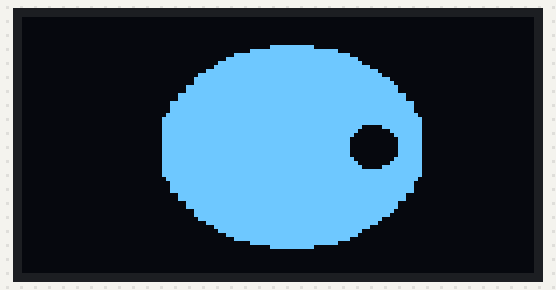
Bench run of a sketch on a simulated Arduino Uno, built with avr-gcc and run on an emulated ATmega328P. On the bench: 128×64 one-colour display.

Above: at 2.1 s.
At 2.7 s:
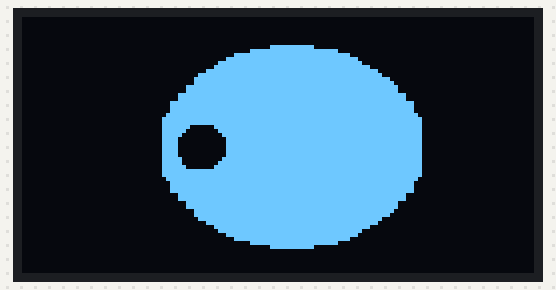

Measured:
- what the display in image 0 shows lasts 0.5 s, from 2.1 s to 2.6 s

The sketch:

V_deoOledLed_kod.ino
```cpp
#include <Wire.h>
#include <Adafruit_GFX.h>
#include <Adafruit_SSD1306.h>

#define SCREEN_WIDTH 128 // Genişliği tanımlıyoruz
#define SCREEN_HEIGHT 64 // Yataylığı tanımlıyoruz

Adafruit_SSD1306 display(SCREEN_WIDTH, SCREEN_HEIGHT, &Wire, -1);


static const unsigned char PROGMEM araba[] = {
  // ARRAY for DISTRESSED_EYES
0x00, 0x00, 0x00, 0x00, 0x00, 0x00, 0x00, 0x00, 0x00, 0x00, 0x00, 0x00, 0x00, 0x00, 0x00, 0x00,
  0x00, 0x00, 0x00, 0x00, 0x00, 0x00, 0x00, 0x00, 0x00, 0x00, 0x00, 0x00, 0x00, 0x00, 0x00, 0x00,
  0x00, 0x00, 0x00, 0x00, 0x00, 0x00, 0x00, 0x00, 0x00, 0x00, 0x00, 0x00, 0x00, 0x00, 0x00, 0x00,
  0x00, 0x00, 0x00, 0x00, 0x00, 0x00, 0x00, 0x00, 0x00, 0x00, 0x00, 0x00, 0x00, 0x00, 0x00, 0x00,
  0x00, 0x00, 0x00, 0x00, 0x00, 0x00, 0x00, 0x00, 0x00, 0x00, 0x00, 0x00, 0x00, 0x00, 0x00, 0x00,
  0x00, 0x00, 0x00, 0x00, 0x00, 0x00, 0x00, 0x00, 0x00, 0x00, 0x00, 0x00, 0x00, 0x00, 0x00, 0x00,
  0x00, 0x00, 0x00, 0x00, 0x00, 0x00, 0x00, 0x00, 0x00, 0x00, 0x00, 0x00, 0x00, 0x00, 0x00, 0x00,
  0x00, 0x00, 0x00, 0x00, 0x00, 0x00, 0x00, 0x03, 0xff, 0x80, 0x00, 0x00, 0x00, 0x00, 0x00, 0x00,
  0x00, 0x00, 0x00, 0x00, 0x00, 0x00, 0x00, 0x7f, 0xff, 0xfe, 0x00, 0x00, 0x00, 0x00, 0x00, 0x00,
  0x00, 0x00, 0x00, 0x00, 0x00, 0x00, 0x07, 0xff, 0xff, 0xff, 0xc0, 0x00, 0x00, 0x00, 0x00, 0x00,
  0x00, 0x00, 0x00, 0x00, 0x00, 0x00, 0x1f, 0xff, 0xff, 0xff, 0xf0, 0x00, 0x00, 0x00, 0x00, 0x00,
  0x00, 0x00, 0x00, 0x00, 0x00, 0x00, 0x7f, 0xff, 0xff, 0xff, 0xf8, 0x00, 0x00, 0x00, 0x00, 0x00,
  0x00, 0x00, 0x00, 0x00, 0x00, 0x00, 0xff, 0xff, 0xff, 0xff, 0xfe, 0x00, 0x00, 0x00, 0x00, 0x00,
  0x00, 0x00, 0x00, 0x00, 0x00, 0x03, 0xff, 0xff, 0xff, 0xff, 0xff, 0x80, 0x00, 0x00, 0x00, 0x00,
  0x00, 0x00, 0x00, 0x00, 0x00, 0x0f, 0xff, 0xff, 0xff, 0xff, 0xff, 0xc0, 0x00, 0x00, 0x00, 0x00,
  0x00, 0x00, 0x00, 0x00, 0x00, 0x1f, 0xff, 0xff, 0xff, 0xff, 0xff, 0xf0, 0x00, 0x00, 0x00, 0x00,
  0x00, 0x00, 0x00, 0x00, 0x00, 0x1f, 0xff, 0xff, 0xff, 0xff, 0xff, 0xf8, 0x00, 0x00, 0x00, 0x00,
  0x00, 0x00, 0x00, 0x00, 0x00, 0x7f, 0xff, 0xff, 0xff, 0xff, 0xff, 0xfc, 0x00, 0x00, 0x00, 0x00,
  0x00, 0x00, 0x00, 0x00, 0x00, 0x7f, 0xff, 0xff, 0xff, 0xff, 0xff, 0xfc, 0x00, 0x00, 0x00, 0x00,
  0x00, 0x00, 0x00, 0x00, 0x01, 0xff, 0xff, 0xff, 0xff, 0xff, 0xff, 0xff, 0x00, 0x00, 0x00, 0x00,
  0x00, 0x00, 0x00, 0x00, 0x01, 0xff, 0xff, 0xff, 0xff, 0xff, 0xff, 0xff, 0x00, 0x00, 0x00, 0x00,
  0x00, 0x00, 0x00, 0x00, 0x07, 0xff, 0xff, 0xff, 0xff, 0xff, 0xff, 0xff, 0xc0, 0x00, 0x00, 0x00,
  0x00, 0x00, 0x00, 0x00, 0x07, 0xff, 0xff, 0xff, 0xff, 0xff, 0xff, 0xff, 0xc0, 0x00, 0x00, 0x00,
  0x00, 0x00, 0x00, 0x00, 0x07, 0xff, 0xff, 0xff, 0xff, 0xff, 0xff, 0xff, 0xc0, 0x00, 0x00, 0x00,
  0x00, 0x00, 0x00, 0x00, 0x0f, 0xff, 0xff, 0xff, 0xff, 0xff, 0xff, 0xff, 0xe0, 0x00, 0x00, 0x00,
  0x00, 0x00, 0x00, 0x00, 0x1f, 0xff, 0xff, 0xff, 0xff, 0xff, 0xff, 0xff, 0xf0, 0x00, 0x00, 0x00,
  0x00, 0x00, 0x00, 0x00, 0x1f, 0xff, 0xff, 0xff, 0xff, 0xff, 0xff, 0xff, 0xf0, 0x00, 0x00, 0x00,
  0x00, 0x00, 0x00, 0x00, 0x1f, 0xff, 0xff, 0xff, 0xff, 0xff, 0xf8, 0x3f, 0xf0, 0x00, 0x00, 0x00,
  0x00, 0x00, 0x00, 0x00, 0x1f, 0xff, 0xff, 0xff, 0xff, 0xff, 0xf0, 0x0f, 0xf0, 0x00, 0x00, 0x00,
  0x00, 0x00, 0x00, 0x00, 0x1f, 0xff, 0xff, 0xff, 0xff, 0xff, 0xe0, 0x07, 0xf0, 0x00, 0x00, 0x00,
  0x00, 0x00, 0x00, 0x00, 0x1f, 0xff, 0xff, 0xff, 0xff, 0xff, 0xc0, 0x03, 0xf0, 0x00, 0x00, 0x00,
  0x00, 0x00, 0x00, 0x00, 0x1f, 0xff, 0xff, 0xff, 0xff, 0xff, 0xc0, 0x03, 0xf0, 0x00, 0x00, 0x00,
  0x00, 0x00, 0x00, 0x00, 0x1f, 0xff, 0xff, 0xff, 0xff, 0xff, 0xc0, 0x03, 0xf0, 0x00, 0x00, 0x00,
  0x00, 0x00, 0x00, 0x00, 0x1f, 0xff, 0xff, 0xff, 0xff, 0xff, 0xc0, 0x03, 0xf0, 0x00, 0x00, 0x00,
  0x00, 0x00, 0x00, 0x00, 0x1f, 0xff, 0xff, 0xff, 0xff, 0xff, 0xc0, 0x03, 0xf0, 0x00, 0x00, 0x00,
  0x00, 0x00, 0x00, 0x00, 0x1f, 0xff, 0xff, 0xff, 0xff, 0xff, 0xe0, 0x07, 0xf0, 0x00, 0x00, 0x00,
  0x00, 0x00, 0x00, 0x00, 0x1f, 0xff, 0xff, 0xff, 0xff, 0xff, 0xf0, 0x0f, 0xf0, 0x00, 0x00, 0x00,
  0x00, 0x00, 0x00, 0x00, 0x1f, 0xff, 0xff, 0xff, 0xff, 0xff, 0xf8, 0x3f, 0xf0, 0x00, 0x00, 0x00,
  0x00, 0x00, 0x00, 0x00, 0x1f, 0xff, 0xff, 0xff, 0xff, 0xff, 0xff, 0xff, 0xf0, 0x00, 0x00, 0x00,
  0x00, 0x00, 0x00, 0x00, 0x1f, 0xff, 0xff, 0xff, 0xff, 0xff, 0xff, 0xff, 0xf0, 0x00, 0x00, 0x00,
  0x00, 0x00, 0x00, 0x00, 0x0f, 0xff, 0xff, 0xff, 0xff, 0xff, 0xff, 0xff, 0xe0, 0x00, 0x00, 0x00,
  0x00, 0x00, 0x00, 0x00, 0x07, 0xff, 0xff, 0xff, 0xff, 0xff, 0xff, 0xff, 0xc0, 0x00, 0x00, 0x00,
  0x00, 0x00, 0x00, 0x00, 0x07, 0xff, 0xff, 0xff, 0xff, 0xff, 0xff, 0xff, 0xc0, 0x00, 0x00, 0x00,
  0x00, 0x00, 0x00, 0x00, 0x07, 0xff, 0xff, 0xff, 0xff, 0xff, 0xff, 0xff, 0xc0, 0x00, 0x00, 0x00,
  0x00, 0x00, 0x00, 0x00, 0x01, 0xff, 0xff, 0xff, 0xff, 0xff, 0xff, 0xff, 0x00, 0x00, 0x00, 0x00,
  0x00, 0x00, 0x00, 0x00, 0x01, 0xff, 0xff, 0xff, 0xff, 0xff, 0xff, 0xff, 0x00, 0x00, 0x00, 0x00,
  0x00, 0x00, 0x00, 0x00, 0x00, 0x7f, 0xff, 0xff, 0xff, 0xff, 0xff, 0xfc, 0x00, 0x00, 0x00, 0x00,
  0x00, 0x00, 0x00, 0x00, 0x00, 0x7f, 0xff, 0xff, 0xff, 0xff, 0xff, 0xfc, 0x00, 0x00, 0x00, 0x00,
  0x00, 0x00, 0x00, 0x00, 0x00, 0x1f, 0xff, 0xff, 0xff, 0xff, 0xff, 0xf8, 0x00, 0x00, 0x00, 0x00,
  0x00, 0x00, 0x00, 0x00, 0x00, 0x1f, 0xff, 0xff, 0xff, 0xff, 0xff, 0xf0, 0x00, 0x00, 0x00, 0x00,
  0x00, 0x00, 0x00, 0x00, 0x00, 0x0f, 0xff, 0xff, 0xff, 0xff, 0xff, 0xc0, 0x00, 0x00, 0x00, 0x00,
  0x00, 0x00, 0x00, 0x00, 0x00, 0x03, 0xff, 0xff, 0xff, 0xff, 0xff, 0x80, 0x00, 0x00, 0x00, 0x00,
  0x00, 0x00, 0x00, 0x00, 0x00, 0x00, 0xff, 0xff, 0xff, 0xff, 0xfe, 0x00, 0x00, 0x00, 0x00, 0x00,
  0x00, 0x00, 0x00, 0x00, 0x00, 0x00, 0x7f, 0xff, 0xff, 0xff, 0xf8, 0x00, 0x00, 0x00, 0x00, 0x00,
  0x00, 0x00, 0x00, 0x00, 0x00, 0x00, 0x1f, 0xff, 0xff, 0xff, 0xf0, 0x00, 0x00, 0x00, 0x00, 0x00,
  0x00, 0x00, 0x00, 0x00, 0x00, 0x00, 0x07, 0xff, 0xff, 0xff, 0xc0, 0x00, 0x00, 0x00, 0x00, 0x00,
  0x00, 0x00, 0x00, 0x00, 0x00, 0x00, 0x00, 0x7f, 0xff, 0xfe, 0x00, 0x00, 0x00, 0x00, 0x00, 0x00,
  0x00, 0x00, 0x00, 0x00, 0x00, 0x00, 0x00, 0x03, 0xff, 0x80, 0x00, 0x00, 0x00, 0x00, 0x00, 0x00,
  0x00, 0x00, 0x00, 0x00, 0x00, 0x00, 0x00, 0x00, 0x00, 0x00, 0x00, 0x00, 0x00, 0x00, 0x00, 0x00,
  0x00, 0x00, 0x00, 0x00, 0x00, 0x00, 0x00, 0x00, 0x00, 0x00, 0x00, 0x00, 0x00, 0x00, 0x00, 0x00,
  0x00, 0x00, 0x00, 0x00, 0x00, 0x00, 0x00, 0x00, 0x00, 0x00, 0x00, 0x00, 0x00, 0x00, 0x00, 0x00,
  0x00, 0x00, 0x00, 0x00, 0x00, 0x00, 0x00, 0x00, 0x00, 0x00, 0x00, 0x00, 0x00, 0x00, 0x00, 0x00,
  0x00, 0x00, 0x00, 0x00, 0x00, 0x00, 0x00, 0x00, 0x00, 0x00, 0x00, 0x00, 0x00, 0x00, 0x00, 0x00,
  0x00, 0x00, 0x00, 0x00, 0x00, 0x00, 0x00, 0x00, 0x00, 0x00, 0x00, 0x00, 0x00, 0x00, 0x00, 0x00,
};

static const unsigned char PROGMEM deneme[] = {
  // ARRAY for 2nd Array EYES_FRONT
 0x00, 0x00, 0x00, 0x00, 0x00, 0x00, 0x00, 0x00, 0x00, 0x00, 0x00, 0x00, 0x00, 0x00, 0x00, 0x00,
  0x00, 0x00, 0x00, 0x00, 0x00, 0x00, 0x00, 0x00, 0x00, 0x00, 0x00, 0x00, 0x00, 0x00, 0x00, 0x00,
  0x00, 0x00, 0x00, 0x00, 0x00, 0x00, 0x00, 0x00, 0x00, 0x00, 0x00, 0x00, 0x00, 0x00, 0x00, 0x00,
  0x00, 0x00, 0x00, 0x00, 0x00, 0x00, 0x00, 0x00, 0x00, 0x00, 0x00, 0x00, 0x00, 0x00, 0x00, 0x00,
  0x00, 0x00, 0x00, 0x00, 0x00, 0x00, 0x00, 0x00, 0x00, 0x00, 0x00, 0x00, 0x00, 0x00, 0x00, 0x00,
  0x00, 0x00, 0x00, 0x00, 0x00, 0x00, 0x00, 0x00, 0x00, 0x00, 0x00, 0x00, 0x00, 0x00, 0x00, 0x00,
  0x00, 0x00, 0x00, 0x00, 0x00, 0x00, 0x00, 0x00, 0x00, 0x00, 0x00, 0x00, 0x00, 0x00, 0x00, 0x00,
  0x00, 0x00, 0x00, 0x00, 0x00, 0x00, 0x00, 0x03, 0xff, 0x80, 0x00, 0x00, 0x00, 0x00, 0x00, 0x00,
  0x00, 0x00, 0x00, 0x00, 0x00, 0x00, 0x00, 0x7f, 0xff, 0xfe, 0x00, 0x00, 0x00, 0x00, 0x00, 0x00,
  0x00, 0x00, 0x00, 0x00, 0x00, 0x00, 0x07, 0xff, 0xff, 0xff, 0xc0, 0x00, 0x00, 0x00, 0x00, 0x00,
  0x00, 0x00, 0x00, 0x00, 0x00, 0x00, 0x1f, 0xff, 0xff, 0xff, 0xf0, 0x00, 0x00, 0x00, 0x00, 0x00,
  0x00, 0x00, 0x00, 0x00, 0x00, 0x00, 0x7f, 0xff, 0xff, 0xff, 0xf8, 0x00, 0x00, 0x00, 0x00, 0x00,
  0x00, 0x00, 0x00, 0x00, 0x00, 0x00, 0xff, 0xff, 0xff, 0xff, 0xfe, 0x00, 0x00, 0x00, 0x00, 0x00,
  0x00, 0x00, 0x00, 0x00, 0x00, 0x03, 0xff, 0xff, 0xff, 0xff, 0xff, 0x80, 0x00, 0x00, 0x00, 0x00,
  0x00, 0x00, 0x00, 0x00, 0x00, 0x0f, 0xff, 0xff, 0xff, 0xff, 0xff, 0xc0, 0x00, 0x00, 0x00, 0x00,
  0x00, 0x00, 0x00, 0x00, 0x00, 0x1f, 0xff, 0xff, 0xff, 0xff, 0xff, 0xf0, 0x00, 0x00, 0x00, 0x00,
  0x00, 0x00, 0x00, 0x00, 0x00, 0x1f, 0xff, 0xff, 0xff, 0xff, 0xff, 0xf8, 0x00, 0x00, 0x00, 0x00,
  0x00, 0x00, 0x00, 0x00, 0x00, 0x7f, 0xff, 0xff, 0xff, 0xff, 0xff, 0xfc, 0x00, 0x00, 0x00, 0x00,
  0x00, 0x00, 0x00, 0x00, 0x00, 0x7f, 0xff, 0xff, 0xff, 0xff, 0xff, 0xfc, 0x00, 0x00, 0x00, 0x00,
  0x00, 0x00, 0x00, 0x00, 0x01, 0xff, 0xff, 0xff, 0xff, 0xff, 0xff, 0xff, 0x00, 0x00, 0x00, 0x00,
  0x00, 0x00, 0x00, 0x00, 0x01, 0xff, 0xff, 0xff, 0xff, 0xff, 0xff, 0xff, 0x00, 0x00, 0x00, 0x00,
  0x00, 0x00, 0x00, 0x00, 0x07, 0xff, 0xff, 0xff, 0xff, 0xff, 0xff, 0xff, 0xc0, 0x00, 0x00, 0x00,
  0x00, 0x00, 0x00, 0x00, 0x07, 0xff, 0xff, 0xff, 0xff, 0xff, 0xff, 0xff, 0xc0, 0x00, 0x00, 0x00,
  0x00, 0x00, 0x00, 0x00, 0x07, 0xff, 0xff, 0xff, 0xff, 0xff, 0xff, 0xff, 0xc0, 0x00, 0x00, 0x00,
  0x00, 0x00, 0x00, 0x00, 0x0f, 0xff, 0xff, 0xff, 0xff, 0xff, 0xff, 0xff, 0xe0, 0x00, 0x00, 0x00,
  0x00, 0x00, 0x00, 0x00, 0x1f, 0xff, 0xff, 0xff, 0xff, 0xff, 0xff, 0xff, 0xf0, 0x00, 0x00, 0x00,
  0x00, 0x00, 0x00, 0x00, 0x1f, 0xff, 0xff, 0xff, 0xff, 0xff, 0xff, 0xff, 0xf0, 0x00, 0x00, 0x00,
  0x00, 0x00, 0x00, 0x00, 0x1f, 0xff, 0xff, 0xff, 0xff, 0xff, 0xf8, 0x3f, 0xf0, 0x00, 0x00, 0x00,
  0x00, 0x00, 0x00, 0x00, 0x1f, 0xff, 0xff, 0xff, 0xff, 0xff, 0xf0, 0x0f, 0xf0, 0x00, 0x00, 0x00,
  0x00, 0x00, 0x00, 0x00, 0x1f, 0xff, 0xff, 0xff, 0xff, 0xff, 0xe0, 0x07, 0xf0, 0x00, 0x00, 0x00,
  0x00, 0x00, 0x00, 0x00, 0x1f, 0xff, 0xff, 0xff, 0xff, 0xff, 0xc0, 0x03, 0xf0, 0x00, 0x00, 0x00,
  0x00, 0x00, 0x00, 0x00, 0x1f, 0xff, 0xff, 0xff, 0xff, 0xff, 0xc0, 0x03, 0xf0, 0x00, 0x00, 0x00,
  0x00, 0x00, 0x00, 0x00, 0x1f, 0xff, 0xff, 0xff, 0xff, 0xff, 0xc0, 0x03, 0xf0, 0x00, 0x00, 0x00,
  0x00, 0x00, 0x00, 0x00, 0x1f, 0xff, 0xff, 0xff, 0xff, 0xff, 0xc0, 0x03, 0xf0, 0x00, 0x00, 0x00,
  0x00, 0x00, 0x00, 0x00, 0x1f, 0xff, 0xff, 0xff, 0xff, 0xff, 0xc0, 0x03, 0xf0, 0x00, 0x00, 0x00,
  0x00, 0x00, 0x00, 0x00, 0x1f, 0xff, 0xff, 0xff, 0xff, 0xff, 0xe0, 0x07, 0xf0, 0x00, 0x00, 0x00,
  0x00, 0x00, 0x00, 0x00, 0x1f, 0xff, 0xff, 0xff, 0xff, 0xff, 0xf0, 0x0f, 0xf0, 0x00, 0x00, 0x00,
  0x00, 0x00, 0x00, 0x00, 0x1f, 0xff, 0xff, 0xff, 0xff, 0xff, 0xf8, 0x3f, 0xf0, 0x00, 0x00, 0x00,
  0x00, 0x00, 0x00, 0x00, 0x1f, 0xff, 0xff, 0xff, 0xff, 0xff, 0xff, 0xff, 0xf0, 0x00, 0x00, 0x00,
  0x00, 0x00, 0x00, 0x00, 0x1f, 0xff, 0xff, 0xff, 0xff, 0xff, 0xff, 0xff, 0xf0, 0x00, 0x00, 0x00,
  0x00, 0x00, 0x00, 0x00, 0x0f, 0xff, 0xff, 0xff, 0xff, 0xff, 0xff, 0xff, 0xe0, 0x00, 0x00, 0x00,
  0x00, 0x00, 0x00, 0x00, 0x07, 0xff, 0xff, 0xff, 0xff, 0xff, 0xff, 0xff, 0xc0, 0x00, 0x00, 0x00,
  0x00, 0x00, 0x00, 0x00, 0x07, 0xff, 0xff, 0xff, 0xff, 0xff, 0xff, 0xff, 0xc0, 0x00, 0x00, 0x00,
  0x00, 0x00, 0x00, 0x00, 0x07, 0xff, 0xff, 0xff, 0xff, 0xff, 0xff, 0xff, 0xc0, 0x00, 0x00, 0x00,
  0x00, 0x00, 0x00, 0x00, 0x01, 0xff, 0xff, 0xff, 0xff, 0xff, 0xff, 0xff, 0x00, 0x00, 0x00, 0x00,
  0x00, 0x00, 0x00, 0x00, 0x01, 0xff, 0xff, 0xff, 0xff, 0xff, 0xff, 0xff, 0x00, 0x00, 0x00, 0x00,
  0x00, 0x00, 0x00, 0x00, 0x00, 0x7f, 0xff, 0xff, 0xff, 0xff, 0xff, 0xfc, 0x00, 0x00, 0x00, 0x00,
  0x00, 0x00, 0x00, 0x00, 0x00, 0x7f, 0xff, 0xff, 0xff, 0xff, 0xff, 0xfc, 0x00, 0x00, 0x00, 0x00,
  0x00, 0x00, 0x00, 0x00, 0x00, 0x1f, 0xff, 0xff, 0xff, 0xff, 0xff, 0xf8, 0x00, 0x00, 0x00, 0x00,
  0x00, 0x00, 0x00, 0x00, 0x00, 0x1f, 0xff, 0xff, 0xff, 0xff, 0xff, 0xf0, 0x00, 0x00, 0x00, 0x00,
  0x00, 0x00, 0x00, 0x00, 0x00, 0x0f, 0xff, 0xff, 0xff, 0xff, 0xff, 0xc0, 0x00, 0x00, 0x00, 0x00,
  0x00, 0x00, 0x00, 0x00, 0x00, 0x03, 0xff, 0xff, 0xff, 0xff, 0xff, 0x80, 0x00, 0x00, 0x00, 0x00,
  0x00, 0x00, 0x00, 0x00, 0x00, 0x00, 0xff, 0xff, 0xff, 0xff, 0xfe, 0x00, 0x00, 0x00, 0x00, 0x00,
  0x00, 0x00, 0x00, 0x00, 0x00, 0x00, 0x7f, 0xff, 0xff, 0xff, 0xf8, 0x00, 0x00, 0x00, 0x00, 0x00,
  0x00, 0x00, 0x00, 0x00, 0x00, 0x00, 0x1f, 0xff, 0xff, 0xff, 0xf0, 0x00, 0x00, 0x00, 0x00, 0x00,
  0x00, 0x00, 0x00, 0x00, 0x00, 0x00, 0x07, 0xff, 0xff, 0xff, 0xc0, 0x00, 0x00, 0x00, 0x00, 0x00,
  0x00, 0x00, 0x00, 0x00, 0x00, 0x00, 0x00, 0x7f, 0xff, 0xfe, 0x00, 0x00, 0x00, 0x00, 0x00, 0x00,
  0x00, 0x00, 0x00, 0x00, 0x00, 0x00, 0x00, 0x03, 0xff, 0x80, 0x00, 0x00, 0x00, 0x00, 0x00, 0x00,
  0x00, 0x00, 0x00, 0x00, 0x00, 0x00, 0x00, 0x00, 0x00, 0x00, 0x00, 0x00, 0x00, 0x00, 0x00, 0x00,
  0x00, 0x00, 0x00, 0x00, 0x00, 0x00, 0x00, 0x00, 0x00, 0x00, 0x00, 0x00, 0x00, 0x00, 0x00, 0x00,
  0x00, 0x00, 0x00, 0x00, 0x00, 0x00, 0x00, 0x00, 0x00, 0x00, 0x00, 0x00, 0x00, 0x00, 0x00, 0x00,
  0x00, 0x00, 0x00, 0x00, 0x00, 0x00, 0x00, 0x00, 0x00, 0x00, 0x00, 0x00, 0x00, 0x00, 0x00, 0x00,
  0x00, 0x00, 0x00, 0x00, 0x00, 0x00, 0x00, 0x00, 0x00, 0x00, 0x00, 0x00, 0x00, 0x00, 0x00, 0x00,
  0x00, 0x00, 0x00, 0x00, 0x00, 0x00, 0x00, 0x00, 0x00, 0x00, 0x00, 0x00, 0x00, 0x00, 0x00, 0x00,
};
static const unsigned char PROGMEM test[] = {
  // ARRAY for 3nd Array EYES_RIGHT
  0x00, 0x00, 0x00, 0x00, 0x00, 0x00, 0x00, 0x00, 0x00, 0x00, 0x00, 0x00, 0x00, 0x00, 0x00, 0x00,
  0x00, 0x00, 0x00, 0x00, 0x00, 0x00, 0x00, 0x00, 0x00, 0x00, 0x00, 0x00, 0x00, 0x00, 0x00, 0x00,
  0x00, 0x00, 0x00, 0x00, 0x00, 0x00, 0x00, 0x00, 0x00, 0x00, 0x00, 0x00, 0x00, 0x00, 0x00, 0x00,
  0x00, 0x00, 0x00, 0x00, 0x00, 0x00, 0x00, 0x00, 0x00, 0x00, 0x00, 0x00, 0x00, 0x00, 0x00, 0x00,
  0x00, 0x00, 0x00, 0x00, 0x00, 0x00, 0x00, 0x00, 0x00, 0x00, 0x00, 0x00, 0x00, 0x00, 0x00, 0x00,
  0x00, 0x00, 0x00, 0x00, 0x00, 0x00, 0x00, 0x00, 0x00, 0x00, 0x00, 0x00, 0x00, 0x00, 0x00, 0x00,
  0x00, 0x00, 0x00, 0x00, 0x00, 0x00, 0x00, 0x00, 0x00, 0x00, 0x00, 0x00, 0x00, 0x00, 0x00, 0x00,
  0x00, 0x00, 0x00, 0x00, 0x00, 0x00, 0x00, 0x03, 0xff, 0x80, 0x00, 0x00, 0x00, 0x00, 0x00, 0x00,
  0x00, 0x00, 0x00, 0x00, 0x00, 0x00, 0x00, 0x7f, 0xff, 0xfe, 0x00, 0x00, 0x00, 0x00, 0x00, 0x00,
  0x00, 0x00, 0x00, 0x00, 0x00, 0x00, 0x07, 0xff, 0xff, 0xff, 0xc0, 0x00, 0x00, 0x00, 0x00, 0x00,
  0x00, 0x00, 0x00, 0x00, 0x00, 0x00, 0x1f, 0xff, 0xff, 0xff, 0xf0, 0x00, 0x00, 0x00, 0x00, 0x00,
  0x00, 0x00, 0x00, 0x00, 0x00, 0x00, 0x7f, 0xff, 0xff, 0xff, 0xf8, 0x00, 0x00, 0x00, 0x00, 0x00,
  0x00, 0x00, 0x00, 0x00, 0x00, 0x00, 0xff, 0xff, 0xff, 0xff, 0xfe, 0x00, 0x00, 0x00, 0x00, 0x00,
  0x00, 0x00, 0x00, 0x00, 0x00, 0x03, 0xff, 0xff, 0xff, 0xff, 0xff, 0x80, 0x00, 0x00, 0x00, 0x00,
  0x00, 0x00, 0x00, 0x00, 0x00, 0x0f, 0xff, 0xff, 0xff, 0xff, 0xff, 0xc0, 0x00, 0x00, 0x00, 0x00,
  0x00, 0x00, 0x00, 0x00, 0x00, 0x1f, 0xff, 0xff, 0xff, 0xff, 0xff, 0xf0, 0x00, 0x00, 0x00, 0x00,
  0x00, 0x00, 0x00, 0x00, 0x00, 0x1f, 0xff, 0xff, 0xff, 0xff, 0xff, 0xf8, 0x00, 0x00, 0x00, 0x00,
  0x00, 0x00, 0x00, 0x00, 0x00, 0x7f, 0xff, 0xff, 0xff, 0xff, 0xff, 0xfc, 0x00, 0x00, 0x00, 0x00,
  0x00, 0x00, 0x00, 0x00, 0x00, 0x7f, 0xff, 0xff, 0xff, 0xff, 0xff, 0xfc, 0x00, 0x00, 0x00, 0x00,
  0x00, 0x00, 0x00, 0x00, 0x01, 0xff, 0xff, 0xff, 0xff, 0xff, 0xff, 0xff, 0x00, 0x00, 0x00, 0x00,
  0x00, 0x00, 0x00, 0x00, 0x01, 0xff, 0xff, 0xff, 0xff, 0xff, 0xff, 0xff, 0x00, 0x00, 0x00, 0x00,
  0x00, 0x00, 0x00, 0x00, 0x07, 0xff, 0xff, 0xff, 0xff, 0xff, 0xff, 0xff, 0xc0, 0x00, 0x00, 0x00,
  0x00, 0x00, 0x00, 0x00, 0x07, 0xff, 0xff, 0xff, 0xff, 0xff, 0xff, 0xff, 0xc0, 0x00, 0x00, 0x00,
  0x00, 0x00, 0x00, 0x00, 0x07, 0xff, 0xff, 0xff, 0xff, 0xff, 0xff, 0xff, 0xc0, 0x00, 0x00, 0x00,
  0x00, 0x00, 0x00, 0x00, 0x0f, 0xff, 0xff, 0xff, 0xff, 0xff, 0xff, 0xff, 0xe0, 0x00, 0x00, 0x00,
  0x00, 0x00, 0x00, 0x00, 0x1f, 0xff, 0xff, 0xff, 0xff, 0xff, 0xff, 0xff, 0xf0, 0x00, 0x00, 0x00,
  0x00, 0x00, 0x00, 0x00, 0x1f, 0xff, 0xff, 0xff, 0xff, 0xff, 0xff, 0xff, 0xf0, 0x00, 0x00, 0x00,
  0x00, 0x00, 0x00, 0x00, 0x1f, 0xc0, 0xff, 0xff, 0xff, 0xff, 0xff, 0xff, 0xf0, 0x00, 0x00, 0x00,
  0x00, 0x00, 0x00, 0x00, 0x1f, 0x80, 0x7f, 0xff, 0xff, 0xff, 0xff, 0xff, 0xf0, 0x00, 0x00, 0x00,
  0x00, 0x00, 0x00, 0x00, 0x1f, 0x00, 0x3f, 0xff, 0xff, 0xff, 0xff, 0xff, 0xf0, 0x00, 0x00, 0x00,
  0x00, 0x00, 0x00, 0x00, 0x1e, 0x00, 0x1f, 0xff, 0xff, 0xff, 0xff, 0xff, 0xf0, 0x00, 0x00, 0x00,
  0x00, 0x00, 0x00, 0x00, 0x1e, 0x00, 0x1f, 0xff, 0xff, 0xff, 0xff, 0xff, 0xf0, 0x00, 0x00, 0x00,
  0x00, 0x00, 0x00, 0x00, 0x1e, 0x00, 0x1f, 0xff, 0xff, 0xff, 0xff, 0xff, 0xf0, 0x00, 0x00, 0x00,
  0x00, 0x00, 0x00, 0x00, 0x1e, 0x00, 0x1f, 0xff, 0xff, 0xff, 0xff, 0xff, 0xf0, 0x00, 0x00, 0x00,
  0x00, 0x00, 0x00, 0x00, 0x1e, 0x00, 0x1f, 0xff, 0xff, 0xff, 0xff, 0xff, 0xf0, 0x00, 0x00, 0x00,
  0x00, 0x00, 0x00, 0x00, 0x1f, 0x00, 0x3f, 0xff, 0xff, 0xff, 0xff, 0xff, 0xf0, 0x00, 0x00, 0x00,
  0x00, 0x00, 0x00, 0x00, 0x1f, 0x00, 0x7f, 0xff, 0xff, 0xff, 0xff, 0xff, 0xf0, 0x00, 0x00, 0x00,
  0x00, 0x00, 0x00, 0x00, 0x1f, 0x80, 0xff, 0xff, 0xff, 0xff, 0xff, 0xff, 0xf0, 0x00, 0x00, 0x00,
  0x00, 0x00, 0x00, 0x00, 0x1f, 0xff, 0xff, 0xff, 0xff, 0xff, 0xff, 0xff, 0xf0, 0x00, 0x00, 0x00,
  0x00, 0x00, 0x00, 0x00, 0x1f, 0xff, 0xff, 0xff, 0xff, 0xff, 0xff, 0xff, 0xf0, 0x00, 0x00, 0x00,
  0x00, 0x00, 0x00, 0x00, 0x0f, 0xff, 0xff, 0xff, 0xff, 0xff, 0xff, 0xff, 0xe0, 0x00, 0x00, 0x00,
  0x00, 0x00, 0x00, 0x00, 0x07, 0xff, 0xff, 0xff, 0xff, 0xff, 0xff, 0xff, 0xc0, 0x00, 0x00, 0x00,
  0x00, 0x00, 0x00, 0x00, 0x07, 0xff, 0xff, 0xff, 0xff, 0xff, 0xff, 0xff, 0xc0, 0x00, 0x00, 0x00,
  0x00, 0x00, 0x00, 0x00, 0x07, 0xff, 0xff, 0xff, 0xff, 0xff, 0xff, 0xff, 0xc0, 0x00, 0x00, 0x00,
  0x00, 0x00, 0x00, 0x00, 0x01, 0xff, 0xff, 0xff, 0xff, 0xff, 0xff, 0xff, 0x00, 0x00, 0x00, 0x00,
  0x00, 0x00, 0x00, 0x00, 0x01, 0xff, 0xff, 0xff, 0xff, 0xff, 0xff, 0xff, 0x00, 0x00, 0x00, 0x00,
  0x00, 0x00, 0x00, 0x00, 0x00, 0x7f, 0xff, 0xff, 0xff, 0xff, 0xff, 0xfc, 0x00, 0x00, 0x00, 0x00,
  0x00, 0x00, 0x00, 0x00, 0x00, 0x7f, 0xff, 0xff, 0xff, 0xff, 0xff, 0xfc, 0x00, 0x00, 0x00, 0x00,
  0x00, 0x00, 0x00, 0x00, 0x00, 0x1f, 0xff, 0xff, 0xff, 0xff, 0xff, 0xf8, 0x00, 0x00, 0x00, 0x00,
  0x00, 0x00, 0x00, 0x00, 0x00, 0x1f, 0xff, 0xff, 0xff, 0xff, 0xff, 0xf0, 0x00, 0x00, 0x00, 0x00,
  0x00, 0x00, 0x00, 0x00, 0x00, 0x0f, 0xff, 0xff, 0xff, 0xff, 0xff, 0xc0, 0x00, 0x00, 0x00, 0x00,
  0x00, 0x00, 0x00, 0x00, 0x00, 0x03, 0xff, 0xff, 0xff, 0xff, 0xff, 0x80, 0x00, 0x00, 0x00, 0x00,
  0x00, 0x00, 0x00, 0x00, 0x00, 0x00, 0xff, 0xff, 0xff, 0xff, 0xfe, 0x00, 0x00, 0x00, 0x00, 0x00,
  0x00, 0x00, 0x00, 0x00, 0x00, 0x00, 0x7f, 0xff, 0xff, 0xff, 0xf8, 0x00, 0x00, 0x00, 0x00, 0x00,
  0x00, 0x00, 0x00, 0x00, 0x00, 0x00, 0x1f, 0xff, 0xff, 0xff, 0xf0, 0x00, 0x00, 0x00, 0x00, 0x00,
  0x00, 0x00, 0x00, 0x00, 0x00, 0x00, 0x07, 0xff, 0xff, 0xff, 0xc0, 0x00, 0x00, 0x00, 0x00, 0x00,
  0x00, 0x00, 0x00, 0x00, 0x00, 0x00, 0x00, 0x7f, 0xff, 0xfe, 0x00, 0x00, 0x00, 0x00, 0x00, 0x00,
  0x00, 0x00, 0x00, 0x00, 0x00, 0x00, 0x00, 0x03, 0xff, 0x80, 0x00, 0x00, 0x00, 0x00, 0x00, 0x00,
  0x00, 0x00, 0x00, 0x00, 0x00, 0x00, 0x00, 0x00, 0x00, 0x00, 0x00, 0x00, 0x00, 0x00, 0x00, 0x00,
  0x00, 0x00, 0x00, 0x00, 0x00, 0x00, 0x00, 0x00, 0x00, 0x00, 0x00, 0x00, 0x00, 0x00, 0x00, 0x00,
  0x00, 0x00, 0x00, 0x00, 0x00, 0x00, 0x00, 0x00, 0x00, 0x00, 0x00, 0x00, 0x00, 0x00, 0x00, 0x00,
  0x00, 0x00, 0x00, 0x00, 0x00, 0x00, 0x00, 0x00, 0x00, 0x00, 0x00, 0x00, 0x00, 0x00, 0x00, 0x00,
  0x00, 0x00, 0x00, 0x00, 0x00, 0x00, 0x00, 0x00, 0x00, 0x00, 0x00, 0x00, 0x00, 0x00, 0x00, 0x00,
  0x00, 0x00, 0x00, 0x00, 0x00, 0x00, 0x00, 0x00, 0x00, 0x00, 0x00, 0x00, 0x00, 0x00, 0x00, 0x00,

};

void setup() {
  Serial.begin(9600);
   if(!display.begin(SSD1306_SWITCHCAPVCC, 0x3C)) { // Burada ekranın başladığını kontrol ediyoruz.
    Serial.println(F("SSD1306 allocation failed")); // Eğer ekran başlamadı ise hata veriyoruz ve çalısana kadar döngüyü devam ettriyoruz.
    for(;;);
}

  delay(2000); // 2 saniye durduruyoruz.
  // display komutu nedir : Display komutu ekran için yaptığımız işlemleri göstermeye yarar eğer display komutu kullanmasak  ise ramde bufferda kod sakalanıyor ve ekran göstermiyor.


  display.clearDisplay();  // Ekranı temizler tani tüm pinleri kapatır.

// Displays DISTRESSED_EYES on the screen
  display.drawBitmap(0, 0, araba, 128, 64, 1); // drawBitmap resmi ekrana gösteren paremetrik kod (İlk 2 boşluk kordinat,3. resmin ismi, son olarak resmin çözünürlük)
  display.display(); //  (drawBitmap kodudaki bilgileri) Resmi ekrana gösterme komutu.
}

void loop() {
// Use Void Loop to display multipule images

  delay(500); // Yarım saniye durduru.
  display.clearDisplay();  //  Ekranı temizler tani tüm pinleri kapatır.


  display.drawBitmap(0, 0, test, 128, 64, 1); // drawBitmap resmi ekrana gösteren paremetrik kod (İlk 2 boşluk kordinat,3. resmin ismi, son olarak resmin çözünürlük)
  display.display(); // Resmi gösterme (çalıstırma) komutu.

  delay(500); // Yarım saniye durduru.
  display.clearDisplay();  //  Ekranı temizler tani tüm pinleri kapatır.


  display.drawBitmap(0, 0, deneme, 128, 64, 1); // drawBitmap resmi ekrana gösteren paremetrik kod (İlk 2 boşluk kordinat,3. resmin ismi, son olarak resmin çözünürlük)
  display.display(); // Resmi gösterme (çalıstırma) komutu.


}
```
